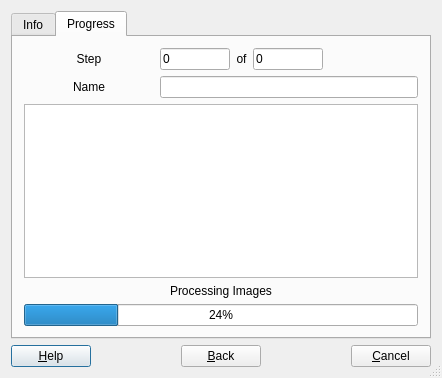
<?xml version="1.0" encoding="UTF-8"?>
<ui version="4.0">
 <class>uiDialogCreate</class>
 <widget class="QDialog" name="uiDialogCreate">
  <property name="geometry">
   <rect>
    <x>0</x>
    <y>0</y>
    <width>442</width>
    <height>378</height>
   </rect>
  </property>
  <property name="windowTitle">
   <string>Create Dialog</string>
  </property>
  <property name="sizeGripEnabled">
   <bool>true</bool>
  </property>
  <layout class="QGridLayout">
   <item row="1" column="0">
    <layout class="QHBoxLayout">
     <item>
      <widget class="QPushButton" name="buttonHelp">
       <property name="text">
        <string>&amp;Help</string>
       </property>
       <property name="shortcut">
        <string>F1</string>
       </property>
       <property name="autoDefault">
        <bool>true</bool>
       </property>
      </widget>
     </item>
     <item>
      <spacer name="Horizontal Spacing2">
       <property name="orientation">
        <enum>Qt::Horizontal</enum>
       </property>
       <property name="sizeType">
        <enum>QSizePolicy::Expanding</enum>
       </property>
       <property name="sizeHint" stdset="0">
        <size>
         <width>70</width>
         <height>20</height>
        </size>
       </property>
      </spacer>
     </item>
     <item>
      <widget class="QPushButton" name="m_pButtonBack">
       <property name="text">
        <string>&amp;Back</string>
       </property>
       <property name="shortcut">
        <string>Alt+B</string>
       </property>
       <property name="autoDefault">
        <bool>true</bool>
       </property>
      </widget>
     </item>
     <item>
      <spacer name="Horizontal Spacing2_2">
       <property name="orientation">
        <enum>Qt::Horizontal</enum>
       </property>
       <property name="sizeType">
        <enum>QSizePolicy::Expanding</enum>
       </property>
       <property name="sizeHint" stdset="0">
        <size>
         <width>70</width>
         <height>20</height>
        </size>
       </property>
      </spacer>
     </item>
     <item>
      <widget class="QPushButton" name="buttonCancel">
       <property name="text">
        <string>&amp;Cancel</string>
       </property>
       <property name="shortcut">
        <string/>
       </property>
       <property name="autoDefault">
        <bool>true</bool>
       </property>
      </widget>
     </item>
    </layout>
   </item>
   <item row="0" column="0">
    <widget class="QTabWidget" name="m_pTabWidget">
     <property name="currentIndex">
      <number>1</number>
     </property>
     <widget class="QWidget" name="tab">
      <attribute name="title">
       <string>Info</string>
      </attribute>
      <layout class="QGridLayout">
       <item row="2" column="0">
        <widget class="QPushButton" name="m_pButtonGenerate">
         <property name="text">
          <string>Generate Slideshow</string>
         </property>
        </widget>
       </item>
       <item row="0" column="0">
        <layout class="QHBoxLayout">
         <item>
          <layout class="QVBoxLayout">
           <item>
            <widget class="QLabel" name="textLabel1">
             <property name="sizePolicy">
              <sizepolicy hsizetype="Preferred" vsizetype="Ignored">
               <horstretch>0</horstretch>
               <verstretch>0</verstretch>
              </sizepolicy>
             </property>
             <property name="text">
              <string>&lt;p align=&quot;center&quot;&gt;Temp Dir :&lt;/p&gt;</string>
             </property>
             <property name="wordWrap">
              <bool>false</bool>
             </property>
            </widget>
           </item>
           <item>
            <widget class="QLabel" name="textLabel2">
             <property name="sizePolicy">
              <sizepolicy hsizetype="Preferred" vsizetype="Ignored">
               <horstretch>0</horstretch>
               <verstretch>0</verstretch>
              </sizepolicy>
             </property>
             <property name="minimumSize">
              <size>
               <width>200</width>
               <height>0</height>
              </size>
             </property>
             <property name="text">
              <string>&lt;p align=&quot;center&quot;&gt;dvd-slideshow dir :&lt;/p&gt;</string>
             </property>
             <property name="wordWrap">
              <bool>false</bool>
             </property>
            </widget>
           </item>
           <item>
            <widget class="QLabel" name="textLabel3">
             <property name="sizePolicy">
              <sizepolicy hsizetype="Preferred" vsizetype="Ignored">
               <horstretch>0</horstretch>
               <verstretch>0</verstretch>
              </sizepolicy>
             </property>
             <property name="text">
              <string>&lt;p align=&quot;center&quot;&gt;Output File Name :&lt;/p&gt;</string>
             </property>
             <property name="wordWrap">
              <bool>false</bool>
             </property>
            </widget>
           </item>
           <item>
            <widget class="QLabel" name="textLabel1_2">
             <property name="sizePolicy">
              <sizepolicy hsizetype="Preferred" vsizetype="Ignored">
               <horstretch>0</horstretch>
               <verstretch>0</verstretch>
              </sizepolicy>
             </property>
             <property name="text">
              <string>&lt;p align=&quot;center&quot;&gt;Slideshow Title :&lt;/p&gt;</string>
             </property>
             <property name="wordWrap">
              <bool>false</bool>
             </property>
            </widget>
           </item>
           <item>
            <widget class="QLabel" name="textLabel1_3">
             <property name="sizePolicy">
              <sizepolicy hsizetype="Preferred" vsizetype="Ignored">
               <horstretch>0</horstretch>
               <verstretch>0</verstretch>
              </sizepolicy>
             </property>
             <property name="text">
              <string>&lt;p align=&quot;center&quot;&gt;Format :&lt;/p&gt;</string>
             </property>
             <property name="wordWrap">
              <bool>false</bool>
             </property>
            </widget>
           </item>
          </layout>
         </item>
         <item>
          <layout class="QVBoxLayout">
           <item>
            <widget class="QLineEdit" name="m_pEditTempDir">
             <property name="text">
              <string>/tmp</string>
             </property>
            </widget>
           </item>
           <item>
            <widget class="QLineEdit" name="m_pEditExecutableDir">
             <property name="text">
              <string>/usr/bin</string>
             </property>
            </widget>
           </item>
           <item>
            <layout class="QHBoxLayout">
             <property name="spacing">
              <number>0</number>
             </property>
             <property name="leftMargin">
              <number>0</number>
             </property>
             <property name="topMargin">
              <number>0</number>
             </property>
             <property name="rightMargin">
              <number>0</number>
             </property>
             <property name="bottomMargin">
              <number>0</number>
             </property>
             <item>
              <widget class="QLineEdit" name="m_pEditOutputFileName">
               <property name="text">
                <string>slideshow</string>
               </property>
              </widget>
             </item>
             <item>
              <widget class="QLabel" name="textLabel1_4">
               <property name="text">
                <string>.vob</string>
               </property>
               <property name="wordWrap">
                <bool>false</bool>
               </property>
              </widget>
             </item>
            </layout>
           </item>
           <item>
            <widget class="QLineEdit" name="m_pEditSlideshowTitle">
             <property name="text">
              <string>My Slideshow</string>
             </property>
            </widget>
           </item>
           <item>
            <widget class="QComboBox" name="m_pComboFormat">
             <item>
              <property name="text">
               <string>PAL</string>
              </property>
             </item>
             <item>
              <property name="text">
               <string>NTSC</string>
              </property>
             </item>
            </widget>
           </item>
          </layout>
         </item>
        </layout>
       </item>
       <item row="1" column="0">
        <spacer name="spacer5_2">
         <property name="orientation">
          <enum>Qt::Vertical</enum>
         </property>
         <property name="sizeType">
          <enum>QSizePolicy::Expanding</enum>
         </property>
         <property name="sizeHint" stdset="0">
          <size>
           <width>20</width>
           <height>20</height>
          </size>
         </property>
        </spacer>
       </item>
      </layout>
     </widget>
     <widget class="QWidget" name="tab">
      <attribute name="title">
       <string>Progress</string>
      </attribute>
      <layout class="QVBoxLayout">
       <item>
        <layout class="QHBoxLayout">
         <item>
          <layout class="QVBoxLayout">
           <item>
            <widget class="QLabel" name="textLabel4">
             <property name="text">
              <string>&lt;p align=&quot;center&quot;&gt;Step&lt;/p&gt;</string>
             </property>
             <property name="wordWrap">
              <bool>false</bool>
             </property>
            </widget>
           </item>
           <item>
            <widget class="QLabel" name="textLabel6">
             <property name="minimumSize">
              <size>
               <width>130</width>
               <height>0</height>
              </size>
             </property>
             <property name="text">
              <string>&lt;p align=&quot;center&quot;&gt;Name&lt;/p&gt;</string>
             </property>
             <property name="textFormat">
              <enum>Qt::RichText</enum>
             </property>
             <property name="alignment">
              <set>Qt::AlignVCenter</set>
             </property>
             <property name="wordWrap">
              <bool>false</bool>
             </property>
            </widget>
           </item>
          </layout>
         </item>
         <item>
          <layout class="QVBoxLayout">
           <item>
            <layout class="QHBoxLayout">
             <item>
              <widget class="QLineEdit" name="m_pEditImageNumber">
               <property name="sizePolicy">
                <sizepolicy hsizetype="MinimumExpanding" vsizetype="Fixed">
                 <horstretch>0</horstretch>
                 <verstretch>0</verstretch>
                </sizepolicy>
               </property>
               <property name="maximumSize">
                <size>
                 <width>70</width>
                 <height>32767</height>
                </size>
               </property>
               <property name="text">
                <string>0</string>
               </property>
               <property name="readOnly">
                <bool>true</bool>
               </property>
              </widget>
             </item>
             <item>
              <widget class="QLabel" name="textLabel5">
               <property name="text">
                <string>&lt;p align=&quot;center&quot;&gt;of&lt;/p&gt;</string>
               </property>
               <property name="wordWrap">
                <bool>false</bool>
               </property>
              </widget>
             </item>
             <item>
              <widget class="QLineEdit" name="m_pEditTotalNumber">
               <property name="sizePolicy">
                <sizepolicy hsizetype="MinimumExpanding" vsizetype="Fixed">
                 <horstretch>0</horstretch>
                 <verstretch>0</verstretch>
                </sizepolicy>
               </property>
               <property name="maximumSize">
                <size>
                 <width>70</width>
                 <height>32767</height>
                </size>
               </property>
               <property name="text">
                <string>0</string>
               </property>
               <property name="readOnly">
                <bool>true</bool>
               </property>
              </widget>
             </item>
             <item>
              <spacer name="spacer4">
               <property name="orientation">
                <enum>Qt::Horizontal</enum>
               </property>
               <property name="sizeType">
                <enum>QSizePolicy::Expanding</enum>
               </property>
               <property name="sizeHint" stdset="0">
                <size>
                 <width>70</width>
                 <height>20</height>
                </size>
               </property>
              </spacer>
             </item>
            </layout>
           </item>
           <item>
            <widget class="QLineEdit" name="m_pEditCurrentFileName">
             <property name="readOnly">
              <bool>true</bool>
             </property>
            </widget>
           </item>
          </layout>
         </item>
        </layout>
       </item>
       <item>
        <widget class="QTextEdit" name="m_pTextOutput"/>
       </item>
       <item>
        <spacer name="spacer6">
         <property name="orientation">
          <enum>Qt::Vertical</enum>
         </property>
         <property name="sizeType">
          <enum>QSizePolicy::Expanding</enum>
         </property>
         <property name="sizeHint" stdset="0">
          <size>
           <width>20</width>
           <height>5</height>
          </size>
         </property>
        </spacer>
       </item>
       <item>
        <widget class="QLabel" name="m_pTextStatus">
         <property name="text">
          <string>&lt;p align=&quot;center&quot;&gt;Processing Images&lt;/p&gt;</string>
         </property>
         <property name="wordWrap">
          <bool>false</bool>
         </property>
        </widget>
       </item>
       <item>
        <widget class="QProgressBar" name="m_pProgress">
         <property name="value">
          <number>24</number>
         </property>
        </widget>
       </item>
      </layout>
     </widget>
    </widget>
   </item>
  </layout>
 </widget>
 <layoutdefault spacing="6" margin="11"/>
 <pixmapfunction>qPixmapFromMimeSource</pixmapfunction>
 <resources/>
 <connections>
  <connection>
   <sender>buttonCancel</sender>
   <signal>clicked()</signal>
   <receiver>uiDialogCreate</receiver>
   <slot>reject()</slot>
   <hints>
    <hint type="sourcelabel">
     <x>20</x>
     <y>20</y>
    </hint>
    <hint type="destinationlabel">
     <x>20</x>
     <y>20</y>
    </hint>
   </hints>
  </connection>
  <connection>
   <sender>m_pButtonBack</sender>
   <signal>clicked()</signal>
   <receiver>uiDialogCreate</receiver>
   <slot>slotBack()</slot>
   <hints>
    <hint type="sourcelabel">
     <x>20</x>
     <y>20</y>
    </hint>
    <hint type="destinationlabel">
     <x>20</x>
     <y>20</y>
    </hint>
   </hints>
  </connection>
 </connections>
</ui>
